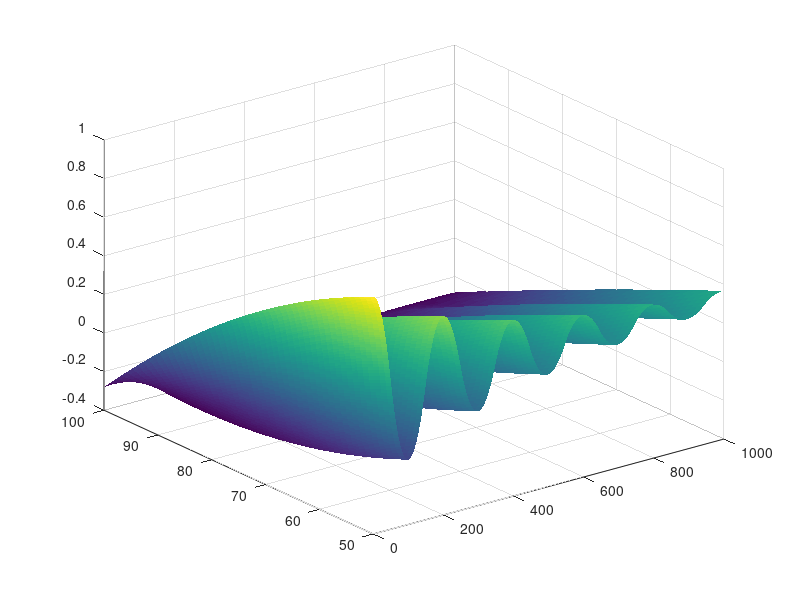

Write the MATLAB code that produced this figure.
%Wyklad_5 strony 15-20
close all; clear all;
u = 0.01; %liniowa gestosc masy [kg / m]
T = 100; % napiecie struny [N]
b = 0.5; % Współczynnik tlumienia
L = 1; %dlugosc struny
M = 100; %liczba czesci podzialu dlugosci
N = 1000; %liczba krokow czasu
TIME = 0.1;

v = sqrt(T/u); %obliczamy predkosc struny
dx = L/M;
dt = TIME/N;
y = zeros(M,N); %rownanie struny od punktu dlugosci xm i czasu tn y(xm,tn)

% Tlumienie
beta = b / 2 / u;
uu = 1 - beta * dt;
q = 1 + beta * dt;

%uzupelniamy pierwszy rzad poczatkowymi wartosciami (struna dla t=1 <- tak na prawde zero ale Matlab)
for i = 1:M
    xi = L*(i-1)/(M-1); %indeksowanie od 1 w Matlabie
    y(i, 1) = -2*xi*xi + 0.8*xi + 0.92;
end

%uzupelniamy wartosci na brzegach struny dla kazdego t
y(1, :) = y(1,1);     %xm = 0 ??????
y(M, :) = y(M, 1); %xm = L

%teraz z wartosci poczatkowych wyliczamy strune w drugiej chwili czasu
%for i = 2:M-1
%   xi = L*(i-1)/(M-1);
%   y(i, 2) =  (v*dt/dx)^2 / 2 * ( y(i+1,1) - 2*y(i,1) + y(i-1,1)) + y(i,1) + dt * sin(2*pi*xi);
%end
p = (v * dt / dx) ^ 2;
g = zeros(M,1);
y(2:M-1, 2) = (p/2) * (y(3:M,1) - 2 * y(2:M-1, 1) + y(1:M-2, 1)) + y(2:M-1, 1) + uu * dt * g(2:M-1);

%nareszcie majac 2 pierwsze chwile czasu obliczamy y dla pozostalych t
for n = 2:N-1
  y(2:M-1,n+1) = p / q * (y(3:M, n) - 2*y(2:M-1,n) + y(1:M-2,n)) + 2 / q * y(2:M-1,n) - uu / q * y(2:M-1, n-1);
%    for m = 2:M-1
%        y(m, n+1) = 1/(2*b*dt+1)*( (dt*v/dt)^2*(y(m+1,n)-2*y(m,n)+y(m-1,n)) + 2*b*dt*y(m,n) + 2*y(m,n) - y(m,n-1) );
%    end
end

[X, T] = meshgrid(1:N, M/2:M);
size(X)
size(T)
size(y(M/2:M,:))
surf(X, T, y(M/2:M,:), 'EdgeColor','none','LineStyle','none','FaceLighting','phong')

%for t = 1:N
%  plot(y(:,t));
%  input("asd")
%end


